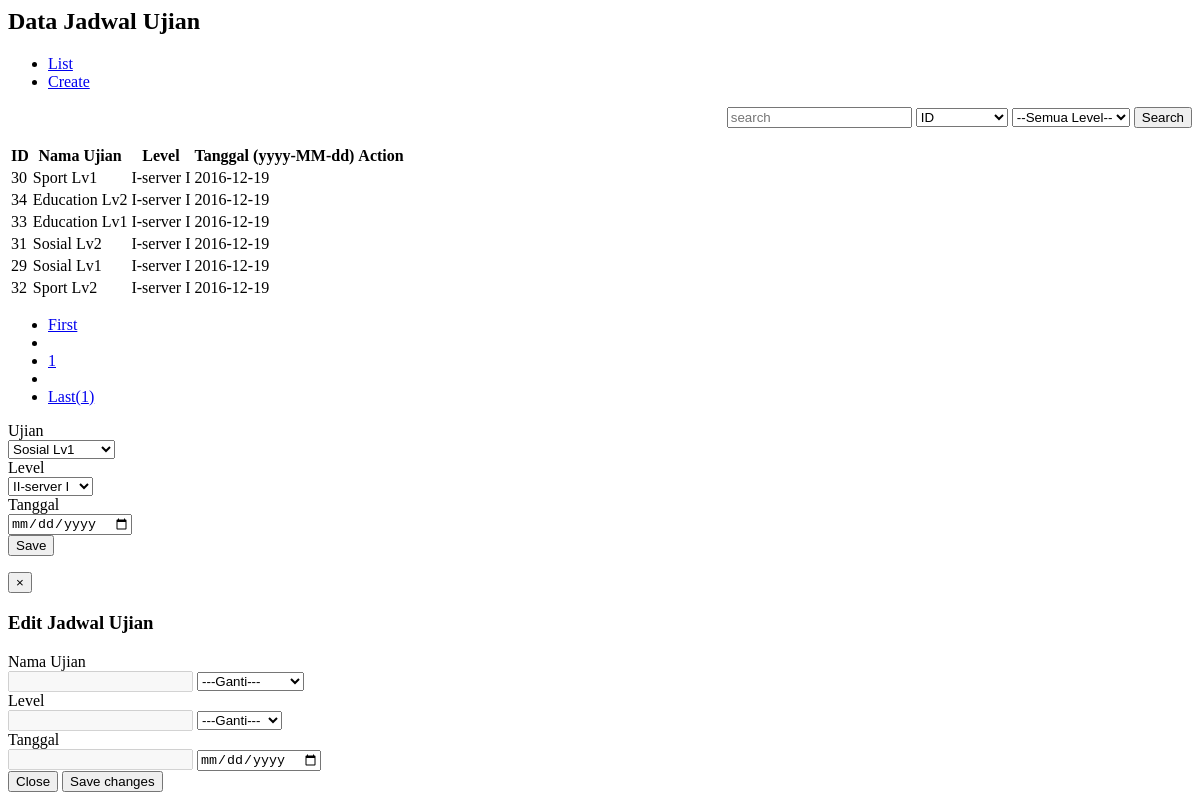
Page /master/master_jadwal.php on the committed database.
### tables this page shows
CREATE TABLE IF NOT EXISTS `jadwal` (
  `id` int(100) NOT NULL AUTO_INCREMENT,
  `id_ujian` int(100) NOT NULL,
  `id_kelas` int(100) NOT NULL,
  `tgl` date NOT NULL,
  PRIMARY KEY (`id`)
);

CREATE TABLE IF NOT EXISTS `ujian` (
  `id` int(10) NOT NULL AUTO_INCREMENT,
  `id_matpel` int(10) NOT NULL,
  `nama_ujian` varchar(100) NOT NULL,
  `id_guru` int(10) NOT NULL,
  `text_pembuka` varchar(1000) NOT NULL,
  `waktu` int(100) NOT NULL,
  `tgl_input` date NOT NULL,
  `jml_soal` int(10) NOT NULL,
  PRIMARY KEY (`id`)
);

CREATE TABLE IF NOT EXISTS `kelas` (
  `id` int(10) NOT NULL AUTO_INCREMENT,
  `id_jurusan` int(10) NOT NULL,
  `nama_kelas` varchar(100) NOT NULL,
  PRIMARY KEY (`id`)
);

CREATE TABLE IF NOT EXISTS `jurusan` (
  `id` int(10) NOT NULL AUTO_INCREMENT,
  `nama_jurusan` varchar(100) NOT NULL,
  PRIMARY KEY (`id`),
  UNIQUE KEY `nama_jurusan` (`nama_jurusan`)
);

### master/master_jadwal.php (the view, shortened to what this page needs)
<div class="row">
<div class="span12">
<link href="assets/css/bootstrap-datetimepicker.min.css" rel="stylesheet">
<?php
	$dataPerPage = 10;
	if(isset($_GET['halaman']) and !empty($_GET['halaman']))
	{
		$noPage = $_GET['halaman'];
	}
	else $noPage = 1;
	$offset = ($noPage - 1) * $dataPerPage;
?>
	<div class="page-header">
		<h2>Data Jadwal Ujian</h2>
	</div>
	<div>
		<ul class="nav nav-tabs">
            <li class="active"><a href="#list" data-toggle="tab"><i class="icon-list"></i>List</a></li>
            <li><a href="#new" data-toggle="tab"><i class="icon-plus-sign"></i>Create</a></li>
         </ul>
<div class="tab-content active">
    <div class="tab-pane active" id="list">
 		<form class="form-search" align="right" method="GET" action="">
		  <div class="input-append">
			<input type="text" class="span2 search-query" placeholder="search" name="txt_search">
			<select class="span2" name="jenis_search">
				<option value='siswa.id'>ID</option>
			</select>
			<select class="span2" name="kelas">
				<option value='all'>--Semua Level--</option>
			</select>
			<button type="submit" class="btn">Search</button>
		  </div>
		</form>
        <table class="table table-striped table-condensed table-bordered">
            <thead>
                <tr>
                    <th>ID</th>
                    <th>Nama Ujian</th>
                    <th>Level</th>
                    <th>Tanggal (yyyy-MM-dd)</th>
                    <th>Action</th>
                </tr>
            </thead>
        <tbody>
		<?php
		if(empty($_GET['kelas']) || $_GET['kelas'] == "all"){
			$get_kelas = "";
		}else{
			$get_kelas = "and jadwal.id_kelas='".$_GET['kelas']."' ";
		}
		if(empty($_GET["txt_search"])){
			$txt_search="";
		}
		else{
			$txt_search=$_GET["txt_search"];
		}
		$jenis_search = $_GET["jenis_search"];
		if(!empty($txt_search)){
			if(isset($_SESSION["guru"])){
					$id_guru = $_SESSION["guru"];
					$query_count   = mysql_query("SELECT COUNT(*) AS jml_data FROM jadwal,ujian,kelas where jadwal.id_ujian=ujian.id and jadwal.id_kelas=kelas.id and ujian.id_guru='$id_guru' and $jenis_search like '%$txt_search%' $get_kelas");
					$query_page = mysql_query("select jadwal.id,jadwal.id_ujian,jadwal.id_kelas,jadwal.tgl,kelas.nama_kelas,ujian.nama_ujian,jurusan.nama_jurusan from jadwal,ujian,kelas,jurusan where jadwal.id_ujian=ujian.id and jadwal.id_kelas=kelas.id and kelas.id_jurusan=jurusan.id and ujian.id_guru='$id_guru' $get_kelas and $jenis_search like '%$txt_search%' LIMIT $offset, $dataPerPage");
			}else{
					$query_count   = mysql_query("SELECT COUNT(*) AS jml_data FROM jadwal,ujian,kelas where jadwal.id_ujian=ujian.id and jadwal.id_kelas=kelas.id and $jenis_search like '%$txt_search%' $get_kelas");
					$query_page = mysql_query("select jadwal.id,jadwal.id_ujian,jadwal.id_kelas,jadwal.tgl,kelas.nama_kelas,ujian.nama_ujian,jurusan.nama_jurusan from jadwal,ujian,kelas,jurusan where jadwal.id_ujian=ujian.id and jadwal.id_kelas=kelas.id and kelas.id_jurusan=jurusan.id $get_kelas and $jenis_search like '%$txt_search%' LIMIT $offset, $dataPerPage");
			}
		}else{
			if(isset($_SESSION["guru"])){
					$id_guru = $_SESSION["guru"];
					$query_count   = mysql_query("SELECT COUNT(*) AS jml_data FROM jadwal,ujian,kelas where jadwal.id_ujian=ujian.id and jadwal.id_kelas=kelas.id and ujian.id_guru='$id_guru' $get_kelas");
					$query_page = mysql_query("select jadwal.id,jadwal.id_ujian,jadwal.id_kelas,jadwal.tgl,kelas.nama_kelas,ujian.nama_ujian,jurusan.nama_jurusan from jadwal,ujian,kelas,jurusan where jadwal.id_ujian=ujian.id and jadwal.id_kelas=kelas.id and ujian.id_guru='$id_guru' and kelas.id_jurusan=jurusan.id $get_kelas LIMIT $offset, $dataPerPage");
			}else{
					$query_count   = mysql_query("SELECT COUNT(*) AS jml_data FROM jadwal,ujian,kelas where jadwal.id_ujian=ujian.id and jadwal.id_kelas=kelas.id $get_kelas");
					$query_page = mysql_query("select jadwal.id,jadwal.id_ujian,jadwal.id_kelas,jadwal.tgl,kelas.nama_kelas,ujian.nama_ujian,jurusan.nama_jurusan from jadwal,ujian,kelas,jurusan where jadwal.id_ujian=ujian.id and jadwal.id_kelas=kelas.id and kelas.id_jurusan=jurusan.id $get_kelas LIMIT $offset, $dataPerPage");
			}
		}
			$array_count   = mysql_fetch_array($query_count);
			$jml_data = $array_count["jml_data"];
			$jumPage = ceil($jml_data/$dataPerPage);
			while($array_page = mysql_fetch_array($query_page)){
				$nama_kelas = $array_page['nama_kelas']."-".$array_page['nama_jurusan'];
		?>
            <tr>
                <td><?php echo $array_page["id"]; ?></td>
                <td><?php echo $array_page["nama_ujian"]; ?></td>
                <td><?php echo $nama_kelas; ?></td>
                <td><?php echo $array_page["tgl"]; ?></td>
                <td>
                </td>
            </tr>
		<?php
			}
		?>
        </tbody>
        </table>
		<div class="pagination pagination-centered">
			<?php
			if(!empty($txt_search)){
				if(empty($_GET['kelas']) || $_GET['kelas'] == "all"){
				$paging_kelas = "";
				}else{
				$paging_kelas = "&kelas=".$_GET['kelas'];
				}
			?>
            <ul>
                <li><a href="?page=Jadwal&halaman=1&txt_search=<?php echo $txt_search; ?>&jenis_search=<?php echo $jenis_search; ?><?php echo $paging_kelas; ?>">First</a></li>
                <li>
					<?php
					if ($noPage > 1) echo  "<a href='?page=Jadwal&halaman=".($noPage-1)."&txt_search=".$txt_search."&jenis_search=".$jenis_search.$paging_kelas."'>Prev</a>";
                   ?>
                </li>
					<?php
						$noPage1 = $noPage - 1;
						$noPage2 = $noPage - 2;
						$noPage3 = $noPage + 1;
						$noPage4 = $noPage + 2;
						if($noPage > 2)echo "<li><a href='?page=Jadwal&halaman=".$noPage2."&txt_search=".$txt_search."&jenis_search=".$jenis_search.$paging_kelas."'>".$noPage2."</a></li>";
						if($noPage > 1)echo "<li><a href='?page=Jadwal&halaman=".$noPage1."&txt_search=".$txt_search."&jenis_search=".$jenis_search.$paging_kelas."'>".$noPage1."</a></li>";
						echo "<li class='active'><a href='?page=Jadwal&halaman=".$noPage."&txt_search=".$txt_search."&jenis_search=".$jenis_search.$paging_kelas."'>".$noPage."</a></li>";
						if($jumPage > $noPage){
							echo "<li><a href='?page=Jadwal&halaman=".$noPage3."&txt_search=".$txt_search."&jenis_search=".$jenis_search.$paging_kelas."'>".$noPage3."</a></li>";
							if($jumPage > $noPage3)echo "<li><a href='?page=Jadwal&halaman=".$noPage4."&txt_search=".$txt_search."&jenis_search=".$jenis_search.$paging_kelas."'>".$noPage4."</a></li>";
						}
					?>
                <li>
                        <?php
						if ($noPage < $jumPage) echo "<li><a href='?page=Jadwal&halaman=".($noPage+1)."&txt_search=".$txt_search."&jenis_search=".$jenis_search.$paging_kelas."'>Next</a>";
						?>
                </li>
                <li><a href="?page=Jadwal&halaman=<?php echo $jumPage; ?>&txt_search=<?php echo $txt_search; ?>&jenis_search=<?php echo $jenis_search; ?><?php echo $paging_kelas; ?>">Last(<?php echo $jumPage; ?>)</a></li>
            </ul>
			<?php
			}else{
				if(empty($_GET['kelas']) || $_GET['kelas'] == "all"){
				$paging_kelas = "";
				}else{
				$paging_kelas = "&kelas=".$_GET['kelas'];
				}
			?>
            <ul>
                <li><a href="?page=Jadwal&halaman=1<?php echo $paging_kelas; ?>">First</a></li>
                <li>
                </li>
					<?php
						echo "<li class='active'><a href='?page=Jadwal&halaman=".$noPage.$paging_kelas."'>".$noPage."</a></li>";
					?>
                <li>
                </li>
                <li><a href="?page=Jadwal&halaman=<?php echo $jumPage; ?><?php echo $paging_kelas; ?>">Last(<?php echo $jumPage; ?>)</a></li>
            </ul>
			<?php
			}
			?>
        </div>
    </div>
	<div class="tab-pane" id="new">
		<form class="form-horizontal" method="post" action="proses/master_jadwal/input.php">
			<div class="control-group">
				<label class="control-label" for="inputJurusan">Ujian</label>
				<div class="controls">
					<select name="ujian">
					<?php
						if(isset($_SESSION["guru"])){
							$id_guru = $_SESSION["guru"];
							$query_input_ujian = mysql_query("select * from ujian where id_guru='$id_guru'");
							while($array_input_ujian = mysql_fetch_array($query_input_ujian)){
								echo "<option value='".$array_input_ujian['id']."'>".$array_input_ujian['nama_ujian']."</option>";
							}
						}else{
							$query_input_ujian = mysql_query("select * from ujian");
							while($array_input_ujian = mysql_fetch_array($query_input_ujian)){
								echo "<option value='".$array_input_ujian['id']."'>".$array_input_ujian['nama_ujian']."</option>";
							}
						}
					?>
					</select>
				</div>
			</div>
			<div class="control-group">
				<label class="control-label" for="inputJurusan">Level</label>
				<div class="controls">
					<select name="kelas">
					<?php
						$query_input_kelas = mysql_query("select kelas.id,kelas.nama_kelas,jurusan.nama_jurusan from kelas,jurusan where kelas.id_jurusan=jurusan.id");
						while($array_input_kelas = mysql_fetch_array($query_input_kelas)){
							echo "<option value='".$array_input_kelas['id']."'>".$array_input_kelas['nama_kelas']."-".$array_input_kelas['nama_jurusan']."</option>";
						}
					?>
					</select>
				</div>
			</div>
			<div class="control-group">
				<label class="control-label" for="inputJurusan">Tanggal</label>
				<div class="controls">
					<input type="date" value="auto" name="tgl">
				</div>
			</div>
			<div class="control-group">
				<div class="controls">
					<button type="submit" class="btn">Save</button>
				</div>
			</div>
		</form>
    </div>
</div>
		<div id="edit" class="modal hide fade" tabindex="-1" role="dialog" aria-labelledby="myModalLabel" aria-hidden="true">
			<form action="proses/master_jadwal/edit.php" method="POST" name="fedit">
			  <div class="modal-header">
				<button type="button" class="close" data-dismiss="modal" aria-hidden="true">&times;</button>
				<h3 id="myModalLabel">Edit Jadwal Ujian</h3>
			  </div>
			  <div class="modal-body">
					<div class="control-group">
						<label class="control-label">Nama Ujian</label>
						<div class="controls">
							<input type='text' value='' name='ujian2' id="ujian_txt2" disabled class='input-large uneditable-input'>
							<select id="combo_ujian" onchange="javascript: addText_id_ujian();">
								<option value='change'>---Ganti---</option>
							</select>
						</div>
					</div>
					<div class="control-group">
						<label class="control-label" for="inputJurusan">Level</label>
						<div class="controls">
							<input type='text' name='nama_kelas' id="txt_kelas" disabled class='input-medium uneditable-input'>
							<select id="combo_kelas" onchange="javascript: addText_kelas();">
								<option value='change'>---Ganti---</option>
							</select>
						</div>
					</div>
					<div class="control-group">
						<label class="control-label">Tanggal</label>
						<div class="controls">
							<input type='text' name="text_tgl2" disabled class='input-medium uneditable-input' id="text_tanggal2">
							<input type='date' name="text_tgl" value="auto" onchange="javascript: addText_tgl();" id="date_tgl">
						</div>
					</div>
			  </div>
			  <div class="modal-footer">
				<button class="btn" data-dismiss="modal" aria-hidden="true">Close</button>
				<button class="btn btn-primary">Save changes</button>
			  </div>
			  </form>
   	    </div>
</div>
</div>
</div>

### rows in the picture
jadwal: id "30", id_ujian.nama_ujian "Sport Lv1", id_kelas.nama_jurusan "I-server I", tgl "2016-12-19"
jadwal: id "34", id_ujian.nama_ujian "Education Lv2", id_kelas.nama_jurusan "I-server I", tgl "2016-12-19"
jadwal: id "33", id_ujian.nama_ujian "Education Lv1", id_kelas.nama_jurusan "I-server I", tgl "2016-12-19"
jadwal: id "31", id_ujian.nama_ujian "Sosial Lv2", id_kelas.nama_jurusan "I-server I", tgl "2016-12-19"
jadwal: id "29", id_ujian.nama_ujian "Sosial Lv1", id_kelas.nama_jurusan "I-server I", tgl "2016-12-19"
jadwal: id "32", id_ujian.nama_ujian "Sport Lv2", id_kelas.nama_jurusan "I-server I", tgl "2016-12-19"

### other values in the picture
$noPage "1"
$jumPage "1"
form field ujian "Sosial Lv1"
form field kelas "II-server I"
